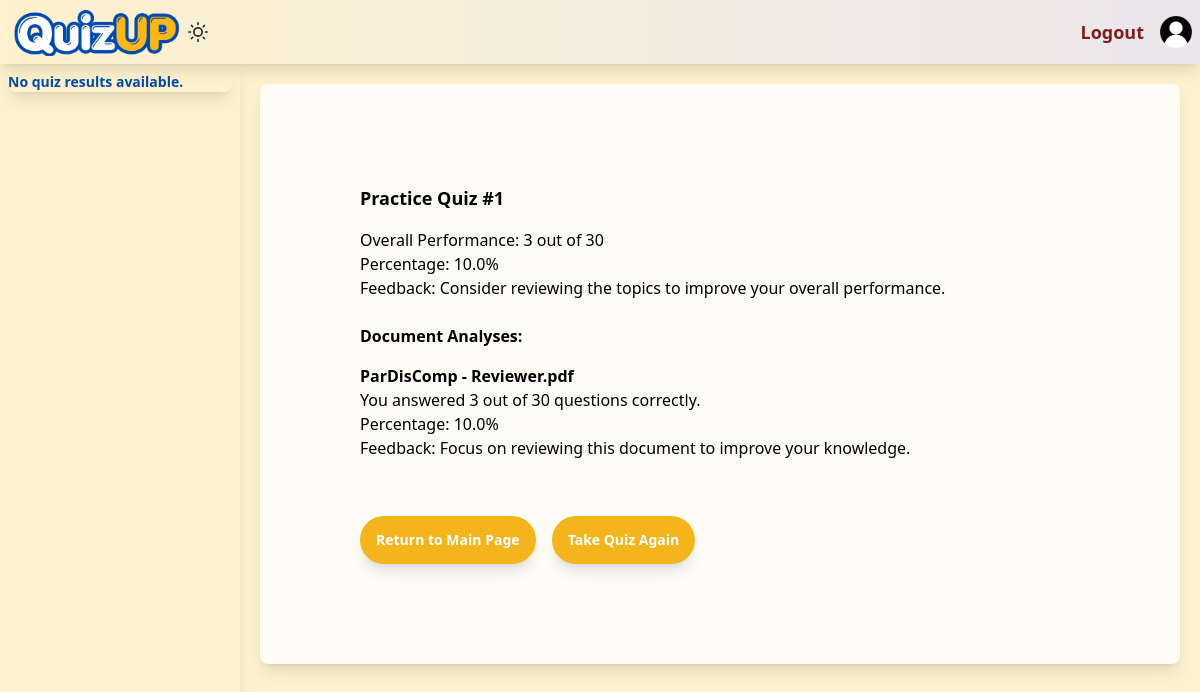
/quiz/attempt/1/, run on the app's committed database.
### quiz_up_app/models.py (models this page shows, shortened)
class QuizAttempt(models.Model):
    user = models.ForeignKey(Users, on_delete=models.CASCADE)
    title = models.CharField(max_length=255)  # e.g., "Practice Quiz #1"
    correct = models.IntegerField()
    total = models.IntegerField()
    percentage = models.FloatField()
    feedback = models.TextField()
    documents = models.ManyToManyField(QuizAnalysis)  # Link to individual document analyses
    created_at = models.DateTimeField(auto_now_add=True)

class QuizAnalysis(models.Model):
    user = models.ForeignKey(Users, on_delete=models.CASCADE)
    document = models.ForeignKey(Document, on_delete=models.CASCADE)
    correct = models.IntegerField()
    total = models.IntegerField()
    percentage = models.FloatField()
    feedback = models.TextField()
    created_at = models.DateTimeField(auto_now_add=True)

class Document(models.Model):
    user = models.ForeignKey(Users, on_delete=models.CASCADE)
    title = models.CharField(max_length=255)
    file = models.FileField(upload_to='documents/')
    uploaded_at = models.DateTimeField(auto_now_add=True)

### quiz_up_app/views.py (the view)
# urls.py: path("quiz/attempt/<int:attempt_id>/", views.quiz_attempt_detail, name="quiz_attempt_detail"),
def quiz_attempt_detail(request, attempt_id):
    quiz_attempt = get_object_or_404(QuizAttempt, id=attempt_id)
    document_analyses = quiz_attempt.documents.all().distinct()  # Ensure uniqueness
    context = {
        'quiz_attempt': quiz_attempt,
        'document_analyses': document_analyses
    }
    return render(request, 'quiz_up_app/quiz_attempt_detail.html', context)

### quiz_up_app/context_processors.py (called while the page is built)
def user_quiz_analyses(request):
    user_data = request.session.get('user', {})
    if user_data:
        user_email = user_data.get('email')
        if user_email:
            attempts = QuizAttempt.objects.filter(user__email=user_email).order_by('-created_at')
            return {'user_quiz_attempts': attempts}
    return {'user_quiz_attempts': None}

### theme/context_processors.py (called while the page is built)
def theme(request):
    if 'is_dark_theme' in request.session:
        is_dark_theme = request.session.get('is_dark_theme')
        return {'is_dark_theme': is_dark_theme}
    return {'is_dark_theme': False}

### quiz_up_app/templates/quiz_up_app/quiz_attempt_detail.html
{% extends "base.html" %}
{% load static tailwind_tags %}
{% block content %}
<div class="bg-[#fefcf5] dark:bg-[#27354c] p-5 shadow-lg rounded-lg">
    <div class="flex flex-col items-start justify-start  p-10 rounded-lg border-[#EBE6EC] bg-[#fefcf5] dark:bg-[#27354c] dark:border-[#1e293b] dark:text-white m-10 text-[#000000]">
        <h2 class="text-lg font-semibold mb-4">{{ quiz_attempt.title }}</h2>
        <p>
            Overall Performance: {{ quiz_attempt.correct }} out of {{ quiz_attempt.total }}<br>
            Percentage: {{ quiz_attempt.percentage }}%<br>
            Feedback: {{ quiz_attempt.feedback }}
        </p>
        <h3 class="text-md font-semibold mb-4 mt-6">Document Analyses:</h3>
        {% for analysis in document_analyses %}
            <div class="mb-6">
                <h4 class="text-md font-bold">{{ analysis.document.title }}</h4>
                <p>
                    You answered {{ analysis.correct }} out of {{ analysis.total }} questions correctly.<br>
                    Percentage: {{ analysis.percentage }}%<br>
                    Feedback: {{ analysis.feedback }}
                </p>
            </div>
        {% endfor %}
        <div class="mt-8">
            <a href="{% url 'dragfile' %}" class="btn text-sm shadow-lg  mr-3 font-semibold focus:outline-none rounded-full bg-[#f3b41c] border-none text-white hover:bg-gray-100 hover:text-blue-700 focus:z-10 focus:ring-4 focus:ring-gray-100 dark:focus:ring-gray-700 dark:bg-slate-900  dark:text-white  dark:hover:text-white dark:hover:bg-gray-700">Return to Main Page</a>
            <a href="{% url 'generatedquiz' %}" class="btn text-sm shadow-lg font-semibold focus:outline-none rounded-full bg-[#f3b41c] border-none text-white hover:bg-gray-100 hover:text-blue-700 focus:z-10 focus:ring-4 focus:ring-gray-100 dark:focus:ring-gray-700 dark:bg-slate-900  dark:text-white  dark:hover:text-white dark:hover:bg-gray-700">Take Quiz Again</a>
        </div>
    </div>
</div>
{% endblock %}

### data on the page
QuizAttempt: title "Practice Quiz #1", correct "3", total "30", percentage "10.0", feedback "Consider reviewing the topics to improve your overall performance."
QuizAnalysis: document "ParDisComp - Reviewer.pdf", correct "3", total "30", percentage "10.0", feedback "Focus on reviewing this document to improve your knowledge."
